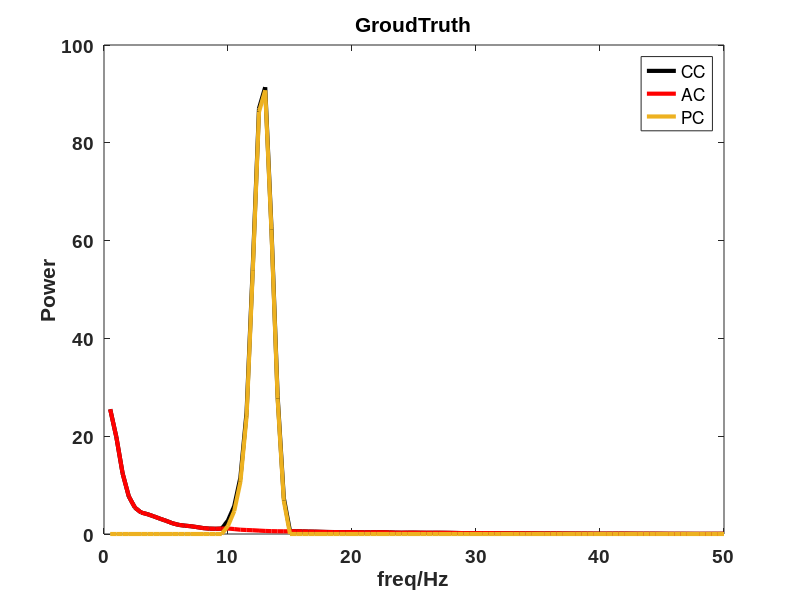

The MATLAB script that drew this image: (Note: this script raises an error after producing the figure.)
clc;clear;close all;
% 比较XiPi和FOOOF对于PGA仿真结果
load groudtruth_precantral_56.mat
load IEEG_spec.mat f
freq = f(2:101);

% GroudTruth
plot(freq,cc,'linewidth',3,'color','black')
set(gca,'fontName','Arial','fontSize',14,'fontWeight','bold')
xlabel('freq/Hz'); ylabel('Power')
hold on
plot(freq,ac,'linewidth',3,'color','r')
set(gca,'fontName','Arial','fontSize',14,'fontWeight','bold')
plot(freq,pc,'linewidth',3,'color','#EDB120')
set(gca,'fontName','Arial','fontSize',14,'fontWeight','bold')
legend('CC','AC','PC')
title('GroudTruth')

% XiPi
[psd_ftd,components] = scmem_unim(freq,cc',[0 0 0]);
% 总
plot(freq,cc,'linewidth',3,'color','black')
set(gca,'fontName','Arial','fontSize',14,'fontWeight','bold','xtick',[],'ytick',[])
hold on
plot(freq,components(:,1),'linewidth',3,'color','r')
plot(freq,components(:,2),'linewidth',3,'color','blue')
plot(freq,components(:,3),'linewidth',3,'color','green')
plot(freq,components(:,4),'linewidth',3,'color','#77AC30')
legend('Spt','ξ-π AC','ξ-π PC_1','ξ-π PC_2')

% ac
plot(freq,ac,'linewidth',3,'color','black')
set(gca,'fontName','Arial','fontSize',14,'fontWeight','bold','xtick',[],'ytick',[])
hold on
plot(freq,components(:,1),'linewidth',3,'color','#77AC30')

% pc
plot(freq,pc,'linewidth',3,'color','black')
hold on
plot(freq,psd_ftd - components(:,1),'linewidth',3,'color','#77AC30')
set(gca,'fontName','Arial','fontSize',14,'fontWeight','bold','xtick',[],'ytick',[])
ylim([0 60])

% FOOOF
% settings = struct('peak_width_limits',[1 12]);
settings = [];
fooof_results = fooof(freq,cc,[0 50], settings, 1);

% 总
plot(freq,cc,'linewidth',3,'color','black')
set(gca,'fontName','Arial','fontSize',14,'fontWeight','bold')
hold on
plot(freq,10.^fooof_results.ap_fit,'linewidth',3,'color','r')
% ylim([0 60])
for i=1:1
    c = fooof_results.gaussian_params(i,1);
    a = fooof_results.gaussian_params(i,2);
    w = fooof_results.gaussian_params(i,3);
    peak = a*exp(-((fooof_results.freqs-c).^2) / (2 * w^2));
    plot(freq,10.^(fooof_results.ap_fit+peak)-10.^fooof_results.ap_fit,'linewidth',3)
end
set(gca,'fontName','Arial','fontSize',14,'fontWeight','bold','xtick',[],'ytick',[])
legend('Spt','FOOOF AC','FOOOF PC_1','FOOOF PC_2','FOOOF PC_3')

% ac
plot(freq,ac,'linewidth',3,'color','black')
set(gca,'fontName','Arial','fontSize',14,'fontWeight','bold')
hold on
plot(freq,10.^fooof_results.ap_fit,'linewidth',3,'color','#EDB120')
set(gca,'fontName','Arial','fontSize',14,'fontWeight','bold')
legend('AC','AC - ξ-π','AC - FOOOF')

% pc
plot(freq,pc,'linewidth',3,'color','black')
hold on
plot(freq, 10.^(fooof_results.fooofed_spectrum) - 10.^(fooof_results.ap_fit),'linewidth',3,'color','#EDB120')
legend('PC','PC - ξ-π','PC - FOOOF')
ylim([0 60])
set(gca,'fontName','Arial','fontSize',18,'fontWeight','bold')